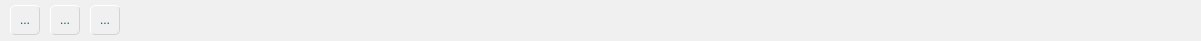
   <widget class="QFrame" name="frame_toolHeader">
    <property name="geometry">
     <rect>
      <x>0</x>
      <y>0</y>
      <width>1201</width>
      <height>41</height>
     </rect>
    </property>
    <property name="styleSheet">
     <string notr="true">background-color: rgb(240, 240, 240);</string>
    </property>
    <property name="frameShape">
     <enum>QFrame::NoFrame</enum>
    </property>
    <property name="frameShadow">
     <enum>QFrame::Raised</enum>
    </property>
    <widget class="QToolButton" name="toolButton_openFile">
     <property name="geometry">
      <rect>
       <x>10</x>
       <y>5</y>
       <width>30</width>
       <height>30</height>
      </rect>
     </property>
     <property name="toolTip">
      <string>Mở bài thực hành</string>
     </property>
     <property name="styleSheet">
      <string notr="true">QToolButton{
color: rgb(2, 87, 122);
background-color: rgb(240, 240, 240);
border-color: rgb(210, 210, 210);
border-style: outset;
border-width: 1px;
border-radius: 5px;
}
QToolButton:hover{
border-width: 0px;
background-color: rgb(25, 149, 173);
color: rgb(255, 255, 255);
}</string>
     </property>
     <property name="text">
      <string>...</string>
     </property>
     <property name="icon">
      <iconset resource="../chart.qrc">
       <normaloff>:/icon/chart/iconOpenFile_Off.jpg</normaloff>
       <activeoff>:/icon/chart/iconOpenFile_On.jpg</activeoff>:/icon/chart/iconOpenFile_Off.jpg</iconset>
     </property>
     <property name="iconSize">
      <size>
       <width>25</width>
       <height>25</height>
      </size>
     </property>
     <property name="autoRaise">
      <bool>true</bool>
     </property>
    </widget>
    <widget class="QToolButton" name="toolButton_saveFile">
     <property name="geometry">
      <rect>
       <x>50</x>
       <y>5</y>
       <width>30</width>
       <height>30</height>
      </rect>
     </property>
     <property name="toolTip">
      <string>Lưu bài thực hành</string>
     </property>
     <property name="styleSheet">
      <string notr="true">QToolButton{
color: rgb(2, 87, 122);
background-color: rgb(240, 240, 240);
border-color: rgb(210, 210, 210);
border-style: outset;
border-width: 1px;
border-radius: 5px;
}
QToolButton:hover{
border-width: 0px;
background-color: rgb(25, 149, 173);
color: rgb(255, 255, 255);
}</string>
     </property>
     <property name="text">
      <string>...</string>
     </property>
     <property name="icon">
      <iconset resource="../chart.qrc">
       <normaloff>:/icon/chart/iconSaveFile_Off.jpg</normaloff>
       <activeoff>:/icon/chart/iconSaveFile_On.jpg</activeoff>:/icon/chart/iconSaveFile_Off.jpg</iconset>
     </property>
     <property name="iconSize">
      <size>
       <width>25</width>
       <height>25</height>
      </size>
     </property>
     <property name="autoRaise">
      <bool>true</bool>
     </property>
    </widget>
    <widget class="QToolButton" name="toolButton_exportFile">
     <property name="geometry">
      <rect>
       <x>90</x>
       <y>5</y>
       <width>30</width>
       <height>30</height>
      </rect>
     </property>
     <property name="toolTip">
      <string>Xuất dữ liệu</string>
     </property>
     <property name="styleSheet">
      <string notr="true">QToolButton{
color: rgb(2, 87, 122);
background-color: rgb(240, 240, 240);
border-color: rgb(210, 210, 210);
border-style: outset;
border-width: 1px;
border-radius: 5px;
}
QToolButton:hover{
border-width: 0px;
background-color: rgb(25, 149, 173);
color: rgb(255, 255, 255);
}</string>
     </property>
     <property name="text">
      <string>...</string>
     </property>
     <property name="icon">
      <iconset resource="../chart.qrc">
       <normaloff>:/icon/chart/iconExportFile_Off.jpg</normaloff>
       <activeoff>:/icon/chart/iconExportFile_On.jpg</activeoff>:/icon/chart/iconExportFile_Off.jpg</iconset>
     </property>
     <property name="iconSize">
      <size>
       <width>25</width>
       <height>25</height>
      </size>
     </property>
     <property name="autoRaise">
      <bool>true</bool>
     </property>
    </widget>
   </widget>
